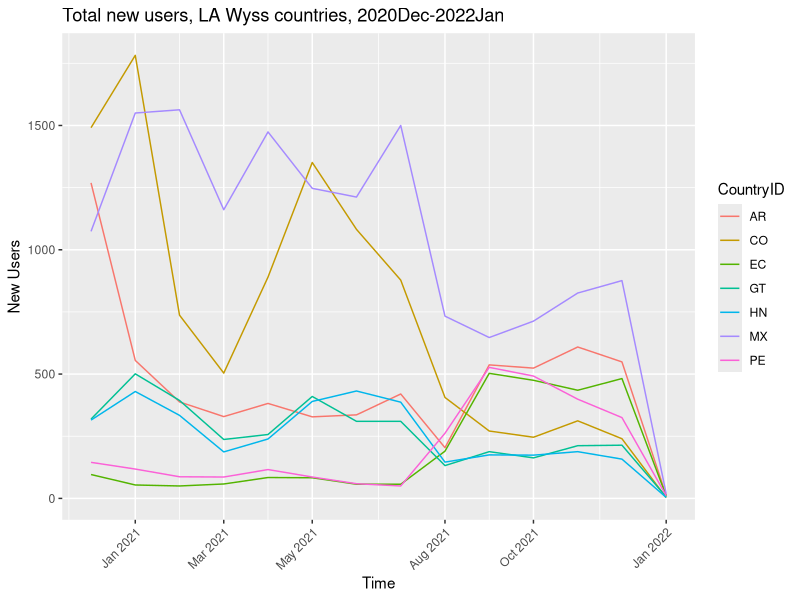

This chart was generated by the following R code:
## ---- chunk 1
knitr::opts_chunk$set(echo = TRUE)
## ---- chunk 2
install.packages("readr")
install.packages("dplyr")
install.packages("ggplot2")
library(readr)
library(dplyr)
library(ggplot2)
## ---- chunk 3
LAnewusers_Dec20Jan22 <- read.csv("newusers_20201201to20220101.csv",
skip = 1, head = FALSE, sep = ",")
## ---- chunk 4
#columns renamed
colnames(LAnewusers_Dec20Jan22) <- c("Country_ID", "2021_01",
"2020_12", "2021_06", "2021_11", "2021_05", "2021_02", "2021_08",
"2021_12", "2021_07", "2021_10", "2021_09", "2021_04", "2021_03",
"2022_01", "Totals")

#header rows and data entries for non-Wyss LA countries removed
LAnewusers_Dec20Jan22 <- LAnewusers_Dec20Jan22 %>%
filter(Country_ID == "MX" | Country_ID == "AR" | Country_ID == "CO" |
Country_ID == "GT" | Country_ID == "HN" | Country_ID == "PE" |
Country_ID == "EC")

#transposed rows/columns
LAnewusers_Dec20Jan22_2 <- t(LAnewusers_Dec20Jan22[-1])
colnames(LAnewusers_Dec20Jan22_2) <- LAnewusers_Dec20Jan22[, 1]

#making time a recognized column variable
LAnewusers_Dec20Jan22_2 <- cbind(rownames(LAnewusers_Dec20Jan22_2), 
  LAnewusers_Dec20Jan22_2)
rownames(LAnewusers_Dec20Jan22_2) <- NULL

#Totals row removed
LAnewusers_Dec20Jan22_2 <- LAnewusers_Dec20Jan22_2[-c(15), ]

#make it a dataframe
LAnewusers_Dec20Jan22_2 <- as.data.frame(LAnewusers_Dec20Jan22_2)
## ---- chunk 5
install.packages("tidyr")
library(tidyr)
## ---- chunk 6
#pivot to make CountryID a callable variable
LAnewusers_Dec20Jan22_3 <- pivot_longer(LAnewusers_Dec20Jan22_2, cols=2:8, names_to = "Country", values_to = "New_users")

#rename columns
colnames(LAnewusers_Dec20Jan22_3) <- c("Year_Month","CountryID","New_Users")

#make it a dataframe
LAnewusers_Dec20Jan22_3 <- as.data.frame(LAnewusers_Dec20Jan22_3)
## ---- chunk 7
#coerce New_Users to numeric variable rather than character
typeof(LAnewusers_Dec20Jan22_3$New_Users)
LAnewusers_Dec20Jan22_3$New_Users <- as.numeric(LAnewusers_Dec20Jan22_3$New_Users)
typeof(LAnewusers_Dec20Jan22_3$New_Users)

#coerce Month_Year to date/time object
install.packages("zoo")
library(zoo)
Year_Month <- LAnewusers_Dec20Jan22_3$Year_Month
Year_Month_2 <- as.yearmon(as.character(Year_Month), "%Y_%m")
LAnewusers_Dec20Jan22_3[ , 'Year_Month'] <- Year_Month_2
typeof(LAnewusers_Dec20Jan22_3$Year_Month)
## ---- chunk 8
ggplot(data = LAnewusers_Dec20Jan22_3, aes(x=Year_Month, y=New_Users)) + 
  geom_line(aes(color=CountryID)) + labs(x = "Time", y = "New Users", 
  title = "Total new users, LA Wyss countries, 2020Dec-2022Jan") + 
  theme(axis.text.x = element_text(angle = 45, vjust = 1, hjust=1))
